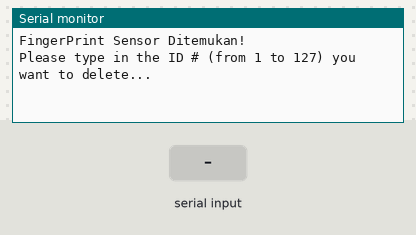
A sketch run on a simulated Arduino Uno, built with avr-gcc and run on an emulated ATmega328P. Parts: the last lines printed to the serial monitor. The test bench sets the inputs (shaded band).

Above: at 2.2 s.
2.3 s: "90,45\n" received over Serial
At 2.4 s:
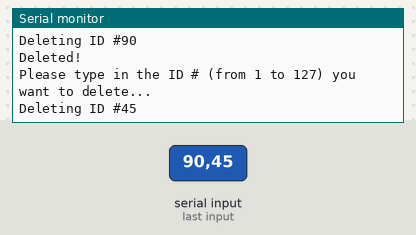
3.8 s: "30,150\n" received over Serial
At 5.4 s:
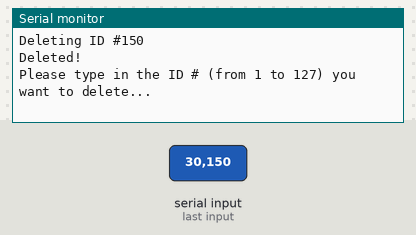
Timing chart, 0 to 6.9 s (numbered marks = the images above; inputs shaded):
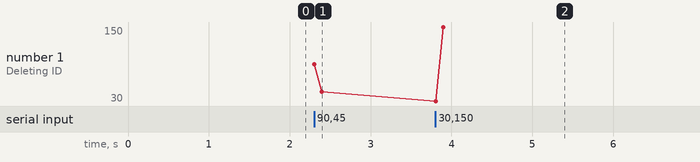

The sketch:

hapus.ino
```cpp
#include "Adafruit_Fingerprint.h"
#include "SoftwareSerial.h"
SoftwareSerial mySerial(10, 11);
Adafruit_Fingerprint finger = Adafruit_Fingerprint(&mySerial);

void setup() {
  Serial.begin(9600);
  finger.begin(57600);

  if (finger.verifyPassword()) {
    Serial.println("FingerPrint Sensor Ditemukan!");
  } else {
    Serial.println("FingerPrint Sensor Tidak Ditemukan! :(");
    while (1) {
      delay(1);
    }
  }

}

void loop() {
  DELETE();
}


//------------------------------------------DELETE-----------------------------------//
void DELETE() {
  Serial.println("Please type in the ID # (from 1 to 127) you want to delete...");
  uint8_t id = readnumber();
  if (id == 0) {// ID #0 not allowed, try again!
    return;
  }
  Serial.print("Deleting ID #");
  Serial.println(id);
  deleteFingerprint(id);
}
//------------------------------------------PROSES DELETE---------------------------//

uint8_t readnumber(void) {
  uint8_t num = 0;

  while (num == 0) {
    while (! Serial.available());
    num = Serial.parseInt();
  }
  return num;
}

//----RETURN NUM-------------------//


uint8_t deleteFingerprint(uint8_t id) {
  uint8_t p = -1;

  p = finger.deleteModel(id);

  if (p == FINGERPRINT_OK) {
    Serial.println("Deleted!");
  } else if (p == FINGERPRINT_PACKETRECIEVEERR) {
    Serial.println("Communication error");
    return p;
  } else if (p == FINGERPRINT_BADLOCATION) {
    Serial.println("Could not delete in that location");
    return p;
  } else if (p == FINGERPRINT_FLASHERR) {
    Serial.println("Error writing to flash");
    return p;
  } else {
    Serial.print("Unknown error: 0x"); Serial.println(p, HEX);
    return p;
  }
}
```

Measured:
- after the input at 2.3 s, the serial monitor: prints a new line at once (image 1)
- after the input at 3.8 s, the serial monitor: prints a new line at once (image 2)
- plotted number 1: 45 → 150 after the input at 3.8 s
